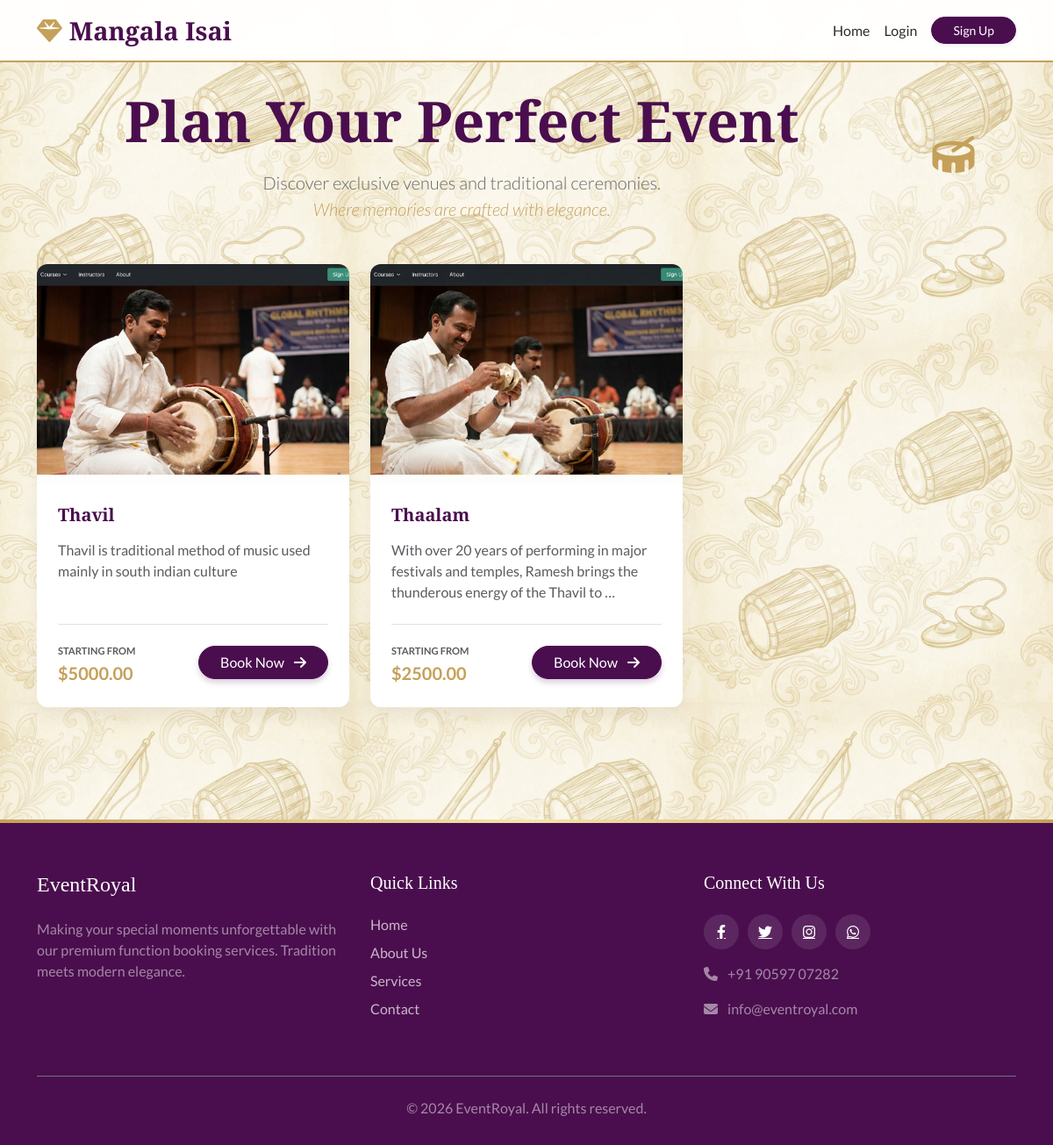
The page / on the database its author committed.
### events/models.py (models this page shows, shortened)
class FunctionType(models.Model):
    name = models.CharField(max_length=100)
    description = models.TextField()
    image = models.ImageField(upload_to='function_images/')
    base_price = models.DecimalField(max_digits=10, decimal_places=2)

### core/views.py (the view)
# urls.py: path('', HomeView.as_view(), name='home'),
class HomeView(ListView):
    model = FunctionType
    template_name = 'home.html'
    context_object_name = 'function_types'

### templates/home.html (shortened to what this page needs)
{% extends 'base.html' %}
{% load static %}
{% block content %}
<div class="text-center mb-5 position-relative title-container" data-aos="fade-down">
    <div class="instrument-right">
        <i class="fas fa-drum thavil-icon" style="font-size: 3rem; color: var(--secondary-color);"></i>
    </div>
    <div class="notes-overlay">
    </div>
    <h1 class="display-3 fw-bold mb-3" style="color: var(--primary-color);">Plan Your Perfect Event</h1>
    <p class="lead" style="color: #666; max-width: 700px; margin: 0 auto;">
        Discover exclusive venues and traditional ceremonies.
        <br>
        <span style="color: var(--secondary-color); font-style: italic;">Where memories are crafted with
            elegance.</span>
    </p>
</div>
<div class="row">
    {% for function in function_types %}
    <div class="col-md-4 mb-5" data-aos="fade-up" data-aos-delay="{{ forloop.counter0|add:1 }}00">
        <div class="card h-100 border-0">
            <div class="position-relative overflow-hidden">
                {% if function.image %}
                <img src="{{ function.image.url }}" class="card-img-top" alt="{{ function.name }}"
                    style="height: 250px; object-fit: cover; transition: transform 0.5s;">
                {% else %}
                <div class="bg-secondary d-flex align-items-center justify-content-center text-white"
                    style="height: 250px;">
                    <span><i class="fas fa-image fa-3x opacity-50"></i></span>
                </div>
                {% endif %}
            </div>
            <div class="card-body d-flex flex-column p-4">
                <h5 class="card-title fw-bold mb-3">{{ function.name }}</h5>
                <p class="card-text text-muted mb-4">{{ function.description|truncatewords:20 }}</p>
                <div class="mt-auto d-flex justify-content-between align-items-center pt-3 border-top">
                    <div>
                        <small class="text-uppercase text-muted fw-bold" style="font-size: 0.7rem;">Starting
                            from</small>
                        <div class="fw-bold fs-5" style="color: var(--secondary-color);">${{ function.base_price }}
                        </div>
                    </div>
                    <a href="{% url 'book_function' %}?function_type={{ function.id }}"
                        class="btn btn-primary rounded-pill px-4">
                        Book Now <i class="fas fa-arrow-right ms-2"></i>
                    </a>
                </div>
            </div>
        </div>
    </div>
    {% endfor %}
</div>
{% endblock %}

### templates/base.html (shortened to what this page needs)
<!DOCTYPE html>
{% load static %}
<html lang="en">
<head>
    <link href="https://cdn.jsdelivr.net/npm/bootstrap@5.3.0/dist/css/bootstrap.min.css" rel="stylesheet">
    <link rel="stylesheet" href="https://cdnjs.cloudflare.com/ajax/libs/font-awesome/6.4.0/css/all.min.css">
    <link href="https://unpkg.com/aos@2.3.1/dist/aos.css" rel="stylesheet">
    <link rel="stylesheet" href="{% static 'css/styles.css' %}">
</head>
<body>
    <nav class="navbar navbar-expand-lg fixed-top">
        <div class="container">
            <a class="navbar-brand" href="/">
                <i class="fas fa-gem me-2" style="color: var(--secondary-color);"></i>Mangala Isai
            </a>
            <div class="collapse navbar-collapse" id="navbarNav">
                <ul class="navbar-nav ms-auto align-items-center">
                    <li class="nav-item"><a class="nav-link" href="{% url 'home' %}">Home</a></li>
                    {% if user.is_authenticated %}
                    <li class="nav-item">
                        <a class="nav-link" href="{% url 'my_bookings' %}">My Bookings</a>
                    </li>
                    <li class="nav-item ms-2">
                        <div class="dropdown">
                            <button class="btn btn-outline-primary rounded-pill dropdown-toggle" type="button"
                                data-bs-toggle="dropdown">
                                <i class="fas fa-user-circle me-1"></i> {{ user.username }}
                            </button>
                            <ul class="dropdown-menu dropdown-menu-end border-0 shadow">
                                <li>
                                    <form action="{% url 'logout' %}" method="post">
                                        {% csrf_token %}
                                        <button type="submit" class="dropdown-item text-danger">Logout</button>
                                    </form>
                                </li>
                            </ul>
                        </div>
                    </li>
                    {% else %}
                    <li class="nav-item">
                        <a class="nav-link" href="{% url 'login' %}">Login</a>
                    </li>
                    <li class="nav-item ms-2">
                        <a class="btn btn-primary text-white btn-sm rounded-pill px-4 shadow-sm"
                            href="{% url 'signup' %}">Sign Up</a>
                    </li>
                    {% endif %}
                </ul>
            </div>
        </div>
    </nav>
    <div class="container flex-grow-1" style="margin-top: 100px;">
        {% block content %}
        {% endblock %}
    </div>
    <footer class="footer">
        <div class="container">
            <div class="row">
                <div class="col-md-4 mb-4">
                    <h4 class="mb-4 text-white">EventRoyal</h4>
                    <p class="text-white-50">Making your special moments unforgettable with our premium function booking
                        services. Tradition meets modern elegance.</p>
                </div>
                <div class="col-md-4 mb-4">
                    <h5 class="mb-4 text-white">Quick Links</h5>
                    <ul class="list-unstyled">
                        <li class="mb-2"><a href="{% url 'home' %}" class="footer-link">Home</a></li>
                        <li class="mb-2"><a href="#" class="footer-link">About Us</a></li>
                        <li class="mb-2"><a href="#" class="footer-link">Services</a></li>
                        <li class="mb-2"><a href="#" class="footer-link">Contact</a></li>
                    </ul>
                </div>
                <div class="col-md-4 mb-4">
                    <h5 class="mb-4 text-white">Connect With Us</h5>
                    <div class="d-flex mb-3">
                        <a href="#" class="social-icon"><i class="fab fa-facebook-f"></i></a>
                        <a href="#" class="social-icon"><i class="fab fa-twitter"></i></a>
                        <a href="#" class="social-icon"><i class="fab fa-instagram"></i></a>
                        <a href="#" class="social-icon"><i class="fab fa-whatsapp"></i></a>
                    </div>
                    <p class="text-white-50"><i class="fas fa-phone me-2"></i> +91 90597 07282</p>
                    <p class="text-white-50"><i class="fas fa-envelope me-2"></i> info@eventroyal.com</p>
                </div>
            </div>
            <div class="border-top border-secondary pt-4 mt-4 text-center">
                <p class="text-white-50 mb-0">&copy; 2026 EventRoyal. All rights reserved.</p>
            </div>
        </div>
    </footer>
</body>
</html>

### static/css/styles.css (style rules this page uses)
:root { --primary-color: #4a0e4e; --secondary-color: #c5a059; --accent-color: #f3e5ab; --text-dark: #2d2d2d; --text-light: #ffffff; --bg-light: #fdfdfd; }
body { font-family: 'Lato', sans-serif; color: var(--text-dark); background-color: var(--bg-light); }
h1, h2, h3, h4, h5, h6, .navbar-brand { font-family: 'Playfair Display', serif; }
.navbar { background: rgba(255, 255, 255, 0.95); backdrop-filter: blur(10px); transition: all 0.3s ease; border-bottom: 2px solid var(--secondary-color); }
.navbar-brand { font-size: 1.8rem; font-weight: 700; color: var(--primary-color) !important; }
.nav-link { font-weight: 500; color: var(--text-dark) !important; transition: color 0.3s ease; }
.btn-primary { background-color: var(--primary-color); border-color: var(--primary-color); transition: all 0.3s ease; box-shadow: 0 4px 6px rgba(74, 14, 78, 0.2); }
.card { border: none; border-radius: 12px; background: #fff; box-shadow: 0 10px 20px rgba(0, 0, 0, 0.05); transition: transform 0.3s ease, box-shadow 0.3s ease; overflow: hidden; }
.card-title { color: var(--primary-color); font-weight: 700; }
.footer { background-color: var(--primary-color); color: var(--text-light); padding: 60px 0 30px; margin-top: 80px; position: relative; overflow: hidden; }
.footer::before { content: ''; position: absolute; top: 0; left: 0; right: 0; height: 4px; background: linear-gradient(90deg, var(--secondary-color), var(--accent-color), var(--secondary-color)); }
.footer-link { color: rgba(255, 255, 255, 0.7); text-decoration: none; transition: color 0.3s; }
.social-icon { width: 40px; height: 40px; background: rgba(255, 255, 255, 0.1); border-radius: 50%; display: inline-flex; align-items: center; justify-content: center; color: #fff; margin-right: 10px; transition: all 0.3s; }
.title-container { position: relative; padding: 0 100px; display: inline-block; }
.instrument-right { position: absolute; right: -100px; top: 50%; transform: translateY(-50%); z-index: 10; }
.notes-overlay { position: absolute; top: 0; left: 0; width: 100%; height: 100%; pointer-events: none; z-index: 20; }

### rows shown on the page
FunctionType: image (picture), name "Thavil", description "Thavil is traditional method of music used mainly in south indian culture", base_price "5000.00"
FunctionType: image (picture), name "Thaalam", description "With over 20 years of performing in major festivals and temples, Ramesh brings the thunderous energy of the Thavil to …", base_price "2500.00"
